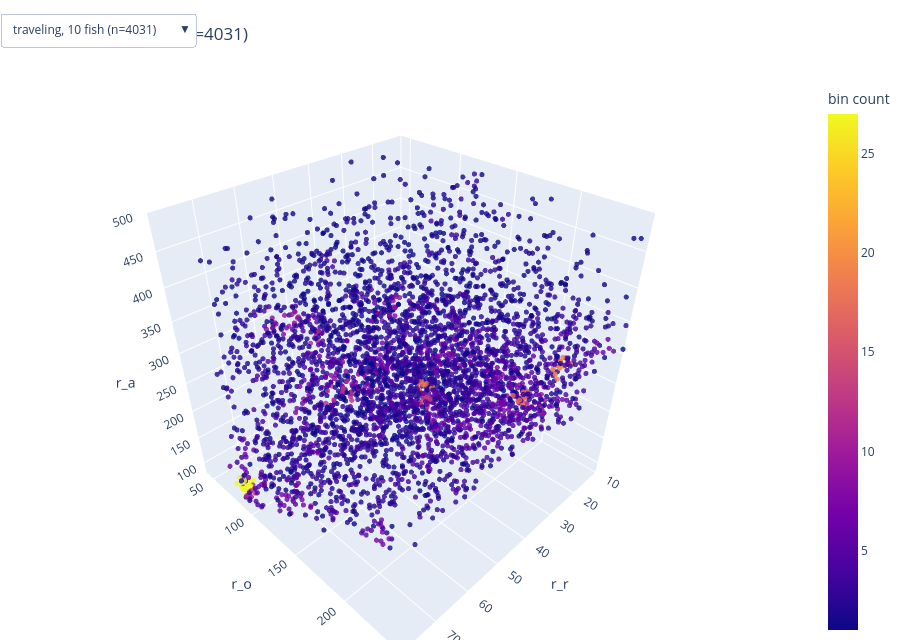

Source (notebook cell):
### Markdown cell above
## Interactive clouds

One rotatable cloud. The menu switches behavior and school size. Color is the plasma scale of how many windows in that panel share a bin of the search box (16 bins on each radius). The axes are the search bounds. These are the fitted radii, without the jitter used in the plots above.

### Code cell
import plotly.graph_objects as go

DENSITY_BINS = 16
RANGES_3D = ((5.0, 200.0), (10.0, 500.0), (20.0, 1000.0))


def _bin_counts(xyz):
    counts, edges = np.histogramdd(xyz, bins=DENSITY_BINS, range=RANGES_3D)
    index = []
    for axis in range(3):
        i = np.searchsorted(edges[axis], xyz[:, axis], side="right") - 1
        index.append(np.clip(i, 0, counts.shape[axis] - 1))
    return counts[tuple(index)]


def _panel(behavior, size):
    block = frame[(frame["label"] == behavior) & (frame["school_size"] == size)]
    xyz = block[["r_r", "r_o", "r_a"]].to_numpy(dtype=float)
    if len(xyz) == 0:
        return [], [], [], [], 0
    color = _bin_counts(xyz)
    return (
        xyz[:, 0].tolist(),
        xyz[:, 1].tolist(),
        xyz[:, 2].tolist(),
        color.tolist(),
        len(xyz),
    )


panels = [(behavior, size, *_panel(behavior, size)) for behavior in BEHAVIOR_ORDER for size in SIZE_ORDER]
behavior0, size0, x0, y0, z0, color0, n0 = panels[0]
title0 = f"{behavior0}, {size0.replace('_', ' ')} (n={n0})"

fig = go.Figure(
    data=[
        go.Scatter3d(
            x=x0,
            y=y0,
            z=z0,
            mode="markers",
            marker=dict(
                size=3,
                color=color0,
                colorscale="Plasma",
                opacity=0.3,
                colorbar=dict(title="bin count"),
            ),
            hovertemplate="r_r=%{x:.1f}<br>r_o=%{y:.1f}<br>r_a=%{z:.1f}<extra></extra>",
        )
    ]
)
fig.update_layout(
    title=title0,
    height=640,
    margin=dict(l=0, r=0, t=80, b=0),
    scene=dict(
        xaxis=dict(title="r_r", range=[5, 200]),
        yaxis=dict(title="r_o", range=[10, 500]),
        zaxis=dict(title="r_a", range=[20, 1000]),
        aspectmode="cube",
    ),
    updatemenus=[
        dict(
            buttons=[
                dict(
                    label=f"{behavior}, {size.replace('_', ' ')} (n={n})",
                    method="update",
                    args=[
                        {"x": [x], "y": [y], "z": [z], "marker.color": [color]},
                        {"title": f"{behavior}, {size.replace('_', ' ')} (n={n})"},
                    ],
                )
                for behavior, size, x, y, z, color, n in panels
            ],
            direction="down",
            showactive=True,
            x=0,
            xanchor="left",
            y=1.12,
            yanchor="top",
        )
    ],
)
fig.show()
